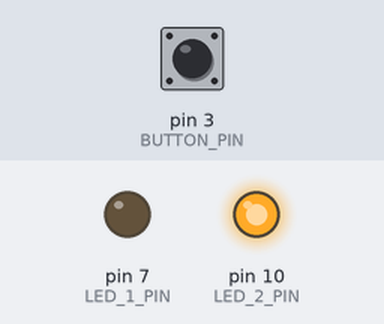
Bench run of a sketch on a simulated Arduino Uno, built with avr-gcc and run on an emulated ATmega328P. On the bench: output pins drawn as LEDs (lit = HIGH). The inputs (shaded band) are chosen by the test bench; at power-on: pin 3 (BUTTON_PIN) LOW.

Above: at 1.2 s.
1.3 s: pin 3 (BUTTON_PIN) pulsed HIGH 2 times (0.12 s each, 0.3 s apart)
At 2.8 s:
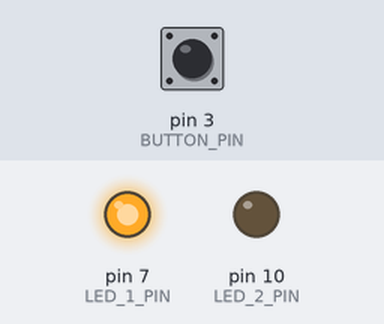
3.4 s: pin 3 (BUTTON_PIN) pulled HIGH for 0.15 s
At 4.2 s:
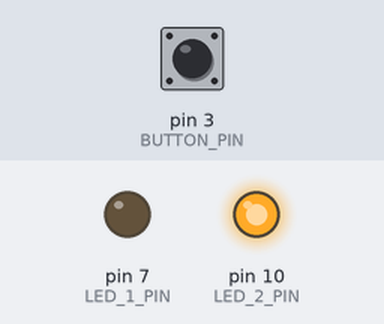
Timing chart, 0 to 6.4 s (numbered marks = the images above; inputs shaded):
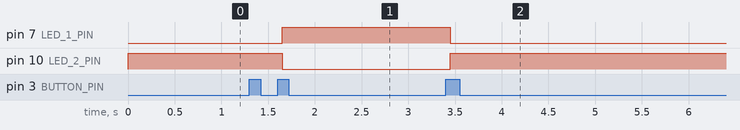

The sketch:

02-3.ino
```cpp
// ボタンを押すたびにLEDの点灯・消灯を切り替えるプログラム
const int LED_1_PIN = 7;
const int LED_2_PIN = 10;
const int BUTTON_PIN = 3;
bool isLEDActive = false;
bool lastState = LOW;

void setup() {
  pinMode(BUTTON_PIN, INPUT);
  pinMode(LED_1_PIN, OUTPUT);
  pinMode(LED_2_PIN, OUTPUT);
}

void loop() {
  if (digitalRead(BUTTON_PIN) == HIGH && lastState == LOW) {
    isLEDActive = !isLEDActive;
    delay(50); // チャタリング防止
  }

  lastState = digitalRead(BUTTON_PIN);

  if (isLEDActive) {
    digitalWrite(LED_1_PIN, HIGH);
    digitalWrite(LED_2_PIN, LOW);
  } else {
    digitalWrite(LED_1_PIN, LOW);
    digitalWrite(LED_2_PIN, HIGH);
  }
}
```

Measured:
- after the input at 1.3 s, pin 7 (LED_1_PIN): LOW → HIGH after 0.35 s; pin 10 (LED_2_PIN): HIGH → LOW after 0.35 s
- after the input at 3.4 s, pin 7 (LED_1_PIN): HIGH → LOW after 0.05 s; pin 10 (LED_2_PIN): LOW → HIGH after 0.05 s
